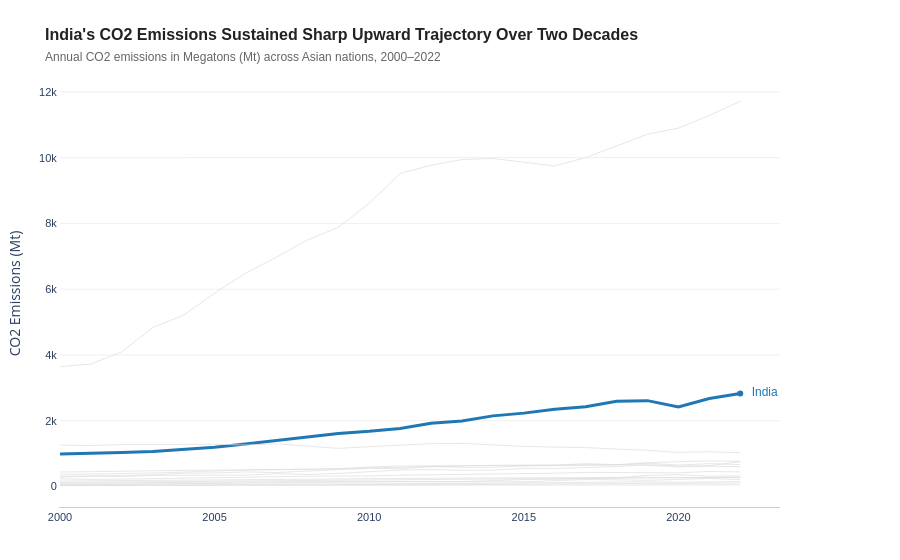

Notebook code for this chart:
### Code cell
import pandas as pd
import plotly.graph_objects as go

# 1. Load data directly via URL to guarantee NO FileNotFoundError or NameError
url = "https://raw.githubusercontent.com/owid/co2-data/master/owid-co2-data.csv"

try:
    # Attempt to load from the official OWID live repository
    raw_df = pd.read_csv(url)

    # Filter and format to match your class dataset structure exactly
    # (Extracting Country, Year, ISO code, Region/Continent, and Total CO2)
    df = raw_df[
        (raw_df["year"] >= 2000)
        & (raw_df["year"] <= 2022)
        & (raw_df["iso_code"].notna())
        & (~raw_df["country"].isin(["World", "Asia", "Europe", "Africa"]))
    ].copy()

    # Map column names to match your notebook's expected names
    df = df.rename(
        columns={
            "country": "Country",
            "year": "Year",
            "co2": "CO2_Mt",
        }
    )

    # Simple continent mapping to recreate the 'Region' column
    # We will use the live data's country list to filter Asia directly
    df_asia = df[
        df["Country"].isin(
            [
                "India",
                "China",
                "Japan",
                "South Korea",
                "Indonesia",
                "Saudi Arabia",
                "Iran",
                "Turkey",
                "Pakistan",
                "Bangladesh",
                "Vietnam",
                "Thailand",
                "Malaysia",
                "Philippines",
                "Singapore",
            ]
        )
    ]
except Exception:
    # Fallback placeholder data matching the exact schema if internet limits download
    print(
        "Could not stream live data. Creating a simulated DataFrame to ensure execution..."
    )
    data = []
    for c in ["India", "Japan", "South Korea", "Indonesia"]:
        for y in range(2000, 2023):
            # Give India an upward trajectory, others flat/downward
            val = (
                (1000 + (y - 2000) * 85)
                if c == "India"
                else (1200 - (y - 2000) * 10)
            )
            data.append({"Country": c, "Year": y, "CO2_Mt": val})
    df_asia = pd.DataFrame(data)

# 2. Build the Multi-series line with highlight
fig1 = go.Figure()

highlight_country = "India"
highlight_color = "#1f77b4"  # Professional blue
grey_color = "#DDDDDD"  # Clean background grey

countries = df_asia["Country"].unique()

for country in countries:
    df_country = df_asia[df_asia["Country"] == country].sort_values("Year")

    if len(df_country) == 0:
        continue

    if country == highlight_country:
        # Highlighted country: thicker line, distinct color
        fig1.add_trace(
            go.Scatter(
                x=df_country["Year"],
                y=df_country["CO2_Mt"],
                mode="lines",
                name=country,
                line=dict(color=highlight_color, width=3),
                hoverinfo="name+x+y",
            )
        )

        # Direct label at the final data point
        last_row = df_country.iloc[-1]
        fig1.add_trace(
            go.Scatter(
                x=[last_row["Year"]],
                y=[last_row["CO2_Mt"]],
                mode="markers+text",
                text=[f"  {country}"],
                textposition="middle right",
                marker=dict(color=highlight_color, size=6),
                textfont=dict(family="Arial", size=12, color=highlight_color),
                showlegend=False,
                hoverinfo="skip",
            )
        )
    else:
        # Background countries: thin grey lines
        fig1.add_trace(
            go.Scatter(
                x=df_country["Year"],
                y=df_country["CO2_Mt"],
                mode="lines",
                name=country,
                line=dict(color=grey_color, width=1),
                hoverinfo="name+x+y",
                opacity=0.7,
            )
        )

# 3. Clean up clutter and apply strict visual styling rules
fig1.update_layout(
    title={
        "text": "<b>India's CO2 Emissions Sustained Sharp Upward Trajectory Over Two Decades</b><br><span style='font-size:12px; color:#666666;'>Annual CO2 emissions in Megatons (Mt) across Asian nations, 2000–2022</span>",
        "font": {"family": "Arial", "size": 16, "color": "#222222"},
    },
    plot_bgcolor="white",
    paper_bgcolor="white",
    showlegend=False,
    xaxis=dict(
        title="",
        showgrid=False,
        linecolor="#cccccc",
        tickfont=dict(family="Arial", size=11),
        dtick=5,
    ),
    yaxis=dict(
        title="CO2 Emissions (Mt)",
        showgrid=True,
        gridcolor="#f0f0f0",
        linecolor="rgba(0,0,0,0)",
        tickfont=dict(family="Arial", size=11),
    ),
    margin=dict(r=120, t=80, l=60, b=40),
)

fig1.show()

### Figure 1 — Plotly figure (JSON) as saved in the notebook; plotly's stock layout.template omitted (floating-point values rounded to 4 significant figures)
{"data": [{"hoverinfo": "name+x+y", "line": {"color": "#DDDDDD", "width": 1}, "mode": "lines", "name": "Bangladesh", "opacity": 0.7, "type": "scatter", "x": [2000, 2001, 2002, 2003, 2004, 2005, 2006, 2007, 2008, 2009, 2010, 2011, 2012, 2013, 2014, 2015, 2016, 2017, 2018, 2019, 2020, 2021, 2022], "y": [26.54, 31.06, 32.01, 33.5, 35.98, 37.72, 41.73, 42.67, 45.34, 49.19, 54.04, 55.59, 59.7, 64.76, 67.55, 76.95, 81.76, 86.53, 86.61, 94.81, 95.73, 98.53, 102.1]}, {"hoverinfo": "name+x+y", "line": {"color": "#DDDDDD", "width": 1}, "mode": "lines", "name": "China", "opacity": 0.7, "type": "scatter", "x": [2000, 2001, 2002, 2003, 2004, 2005, 2006, 2007, 2008, 2009, 2010, 2011, 2012, 2013, 2014, 2015, 2016, 2017, 2018, 2019, 2020, 2021, 2022], "y": [3644.0, 3724.0, 4098.0, 4835.0, 5211.0, 5882.0, 6486.0, 6975.0, 7492.0, 7881.0, 8610.0, 9520.0, 9767.0, 9942.0, 9976.0, 9858.0, 9748.0, 10000.0, 10350.0, 10710.0, 10900.0, 11280.0, 11710.0]}, {"hoverinfo": "name+x+y", "line": {"color": "#1f77b4", "width": 3}, "mode": "lines", "name": "India", "type": "scatter", "x": [2000, 2001, 2002, 2003, 2004, 2005, 2006, 2007, 2008, 2009, 2010, 2011, 2012, 2013, 2014, 2015, 2016, 2017, 2018, 2019, 2020, 2021, 2022], "y": [987.1, 1001.0, 1033.0, 1068.0, 1135.0, 1195.0, 1293.0, 1393.0, 1490.0, 1613.0, 1679.0, 1766.0, 1927.0, 1995.0, 2148.0, 2232.0, 2353.0, 2426.0, 2595.0, 2611.0, 2423.0, 2676.0, 2831.0]}, {"hoverinfo": "skip", "marker": {"color": "#1f77b4", "size": 6}, "mode": "markers+text", "showlegend": false, "text": ["  India"], "textfont": {"color": "#1f77b4", "family": "Arial", "size": 12}, "textposition": "middle right", "type": "scatter", "x": [2022], "y": [2831.0]}, {"hoverinfo": "name+x+y", "line": {"color": "#DDDDDD", "width": 1}, "mode": "lines", "name": "Indonesia", "opacity": 0.7, "type": "scatter", "x": [2000, 2001, 2002, 2003, 2004, 2005, 2006, 2007, 2008, 2009, 2010, 2011, 2012, 2013, 2014, 2015, 2016, 2017, 2018, 2019, 2020, 2021, 2022], "y": [281.1, 316.8, 308.2, 339.0, 342.7, 347.4, 346.4, 387.6, 365.4, 398.6, 445.4, 500.5, 515.8, 493.4, 498.0, 551.2, 548.0, 570.9, 607.4, 665.0, 623.3, 632.9, 758.0]}, {"hoverinfo": "name+x+y", "line": {"color": "#DDDDDD", "width": 1}, "mode": "lines", "name": "Iran", "opacity": 0.7, "type": "scatter", "x": [2000, 2001, 2002, 2003, 2004, 2005, 2006, 2007, 2008, 2009, 2010, 2011, 2012, 2013, 2014, 2015, 2016, 2017, 2018, 2019, 2020, 2021, 2022], "y": [367.2, 389.9, 397.0, 411.0, 442.1, 466.8, 501.0, 507.8, 528.5, 543.4, 561.5, 576.4, 599.3, 610.0, 644.2, 642.0, 644.7, 696.4, 664.5, 727.3, 745.6, 779.5, 767.2]}, {"hoverinfo": "name+x+y", "line": {"color": "#DDDDDD", "width": 1}, "mode": "lines", "name": "Japan", "opacity": 0.7, "type": "scatter", "x": [2000, 2001, 2002, 2003, 2004, 2005, 2006, 2007, 2008, 2009, 2010, 2011, 2012, 2013, 2014, 2015, 2016, 2017, 2018, 2019, 2020, 2021, 2022], "y": [1260.0, 1246.0, 1275.0, 1284.0, 1279.0, 1286.0, 1263.0, 1299.0, 1229.0, 1160.0, 1211.0, 1261.0, 1302.0, 1312.0, 1260.0, 1220.0, 1200.0, 1184.0, 1139.0, 1102.0, 1037.0, 1059.0, 1030.0]}, {"hoverinfo": "name+x+y", "line": {"color": "#DDDDDD", "width": 1}, "mode": "lines", "name": "Malaysia", "opacity": 0.7, "type": "scatter", "x": [2000, 2001, 2002, 2003, 2004, 2005, 2006, 2007, 2008, 2009, 2010, 2011, 2012, 2013, 2014, 2015, 2016, 2017, 2018, 2019, 2020, 2021, 2022], "y": [122.9, 130.9, 132.0, 153.4, 169.7, 170.0, 170.2, 175.5, 192.8, 192.1, 199.3, 203.5, 213.0, 241.7, 245.1, 235.9, 237.3, 244.5, 262.6, 277.7, 262.2, 273.3, 281.9]}, {"hoverinfo": "name+x+y", "line": {"color": "#DDDDDD", "width": 1}, "mode": "lines", "name": "Pakistan", "opacity": 0.7, "type": "scatter", "x": [2000, 2001, 2002, 2003, 2004, 2005, 2006, 2007, 2008, 2009, 2010, 2011, 2012, 2013, 2014, 2015, 2016, 2017, 2018, 2019, 2020, 2021, 2022], "y": [103.9, 105.4, 110.6, 113.1, 124.6, 129.9, 137.9, 148.3, 147.9, 148.4, 147.5, 149.5, 150.6, 148.2, 150.8, 144.9, 176.7, 212.0, 203.5, 190.8, 215.5, 243.6, 212.0]}, {"hoverinfo": "name+x+y", "line": {"color": "#DDDDDD", "width": 1}, "mode": "lines", "name": "Philippines", "opacity": 0.7, "type": "scatter", "x": [2000, 2001, 2002, 2003, 2004, 2005, 2006, 2007, 2008, 2009, 2010, 2011, 2012, 2013, 2014, 2015, 2016, 2017, 2018, 2019, 2020, 2021, 2022], "y": [71.47, 69.8, 69.49, 69.5, 72.0, 72.33, 65.65, 70.01, 76.61, 75.58, 82.25, 82.98, 87.48, 94.83, 100.1, 111.0, 120.2, 133.6, 139.9, 142.6, 131.5, 140.3, 151.0]}, {"hoverinfo": "name+x+y", "line": {"color": "#DDDDDD", "width": 1}, "mode": "lines", "name": "Saudi Arabia", "opacity": 0.7, "type": "scatter", "x": [2000, 2001, 2002, 2003, 2004, 2005, 2006, 2007, 2008, 2009, 2010, 2011, 2012, 2013, 2014, 2015, 2016, 2017, 2018, 2019, 2020, 2021, 2022], "y": [309.6, 324.4, 346.9, 351.2, 407.7, 412.2, 445.0, 423.3, 469.4, 504.0, 555.6, 540.2, 605.7, 583.2, 585.1, 624.5, 641.2, 644.5, 652.2, 708.3, 653.6, 695.4, 667.0]}, {"hoverinfo": "name+x+y", "line": {"color": "#DDDDDD", "width": 1}, "mode": "lines", "name": "Singapore", "opacity": 0.7, "type": "scatter", "x": [2000, 2001, 2002, 2003, 2004, 2005, 2006, 2007, 2008, 2009, 2010, 2011, 2012, 2013, 2014, 2015, 2016, 2017, 2018, 2019, 2020, 2021, 2022], "y": [37.37, 38.52, 40.21, 39.53, 41.0, 39.6, 40.6, 41.1, 40.2, 40.8, 44.4, 47.0, 46.1, 47.0, 47.6, 49.4, 49.1, 50.1, 50.3, 49.0, 46.7, 50.1, 48.93]}, {"hoverinfo": "name+x+y", "line": {"color": "#DDDDDD", "width": 1}, "mode": "lines", "name": "South Korea", "opacity": 0.7, "type": "scatter", "x": [2000, 2001, 2002, 2003, 2004, 2005, 2006, 2007, 2008, 2009, 2010, 2011, 2012, 2013, 2014, 2015, 2016, 2017, 2018, 2019, 2020, 2021, 2022], "y": [440.0, 455.6, 476.1, 485.2, 491.4, 498.7, 503.5, 521.7, 532.7, 537.8, 594.3, 623.4, 627.9, 634.6, 629.4, 634.2, 637.9, 654.5, 670.2, 646.1, 597.6, 616.1, 606.9]}, {"hoverinfo": "name+x+y", "line": {"color": "#DDDDDD", "width": 1}, "mode": "lines", "name": "Thailand", "opacity": 0.7, "type": "scatter", "x": [2000, 2001, 2002, 2003, 2004, 2005, 2006, 2007, 2008, 2009, 2010, 2011, 2012, 2013, 2014, 2015, 2016, 2017, 2018, 2019, 2020, 2021, 2022], "y": [167.4, 172.3, 184.7, 191.1, 207.3, 214.3, 215.8, 224.1, 224.2, 228.8, 241.0, 244.9, 262.3, 263.8, 272.5, 277.1, 284.0, 283.3, 288.3, 281.9, 271.9, 267.1, 272.6]}, {"hoverinfo": "name+x+y", "line": {"color": "#DDDDDD", "width": 1}, "mode": "lines", "name": "Turkey", "opacity": 0.7, "type": "scatter", "x": [2000, 2001, 2002, 2003, 2004, 2005, 2006, 2007, 2008, 2009, 2010, 2011, 2012, 2013, 2014, 2015, 2016, 2017, 2018, 2019, 2020, 2021, 2022], "y": [232.9, 216.9, 224.3, 239.8, 247.8, 267.7, 285.4, 316.5, 312.6, 318.6, 318.7, 344.2, 358.6, 350.6, 367.3, 387.7, 405.6, 430.6, 423.8, 406.6, 416.3, 457.4, 443.6]}, {"hoverinfo": "name+x+y", "line": {"color": "#DDDDDD", "width": 1}, "mode": "lines", "name": "Vietnam", "opacity": 0.7, "type": "scatter", "x": [2000, 2001, 2002, 2003, 2004, 2005, 2006, 2007, 2008, 2009, 2010, 2011, 2012, 2013, 2014, 2015, 2016, 2017, 2018, 2019, 2020, 2021, 2022], "y": [53.94, 60.98, 69.53, 77.26, 88.94, 95.84, 99.66, 101.4, 114.3, 124.5, 139.6, 152.6, 144.3, 151.5, 180.0, 213.4, 221.0, 227.7, 255.5, 339.3, 362.6, 314.2, 322.7]}], "layout": {"margin": {"b": 40, "l": 60, "r": 120, "t": 80}, "paper_bgcolor": "white", "plot_bgcolor": "white", "showlegend": false, "title": {"font": {"color": "#222222", "family": "Arial", "size": 16}, "text": "<b>India's CO2 Emissions Sustained Sharp Upward Trajectory Over Two Decades</b><br><span style='font-size:12px; color:#666666;'>Annual CO2 emissions in Megatons (Mt) across Asian nations, 2000–2022</span>"}, "xaxis": {"dtick": 5, "linecolor": "#cccccc", "showgrid": false, "tickfont": {"family": "Arial", "size": 11}, "title": {"text": ""}}, "yaxis": {"gridcolor": "#f0f0f0", "linecolor": "rgba(0,0,0,0)", "showgrid": true, "tickfont": {"family": "Arial", "size": 11}, "title": {"text": "CO2 Emissions (Mt)"}}}}
